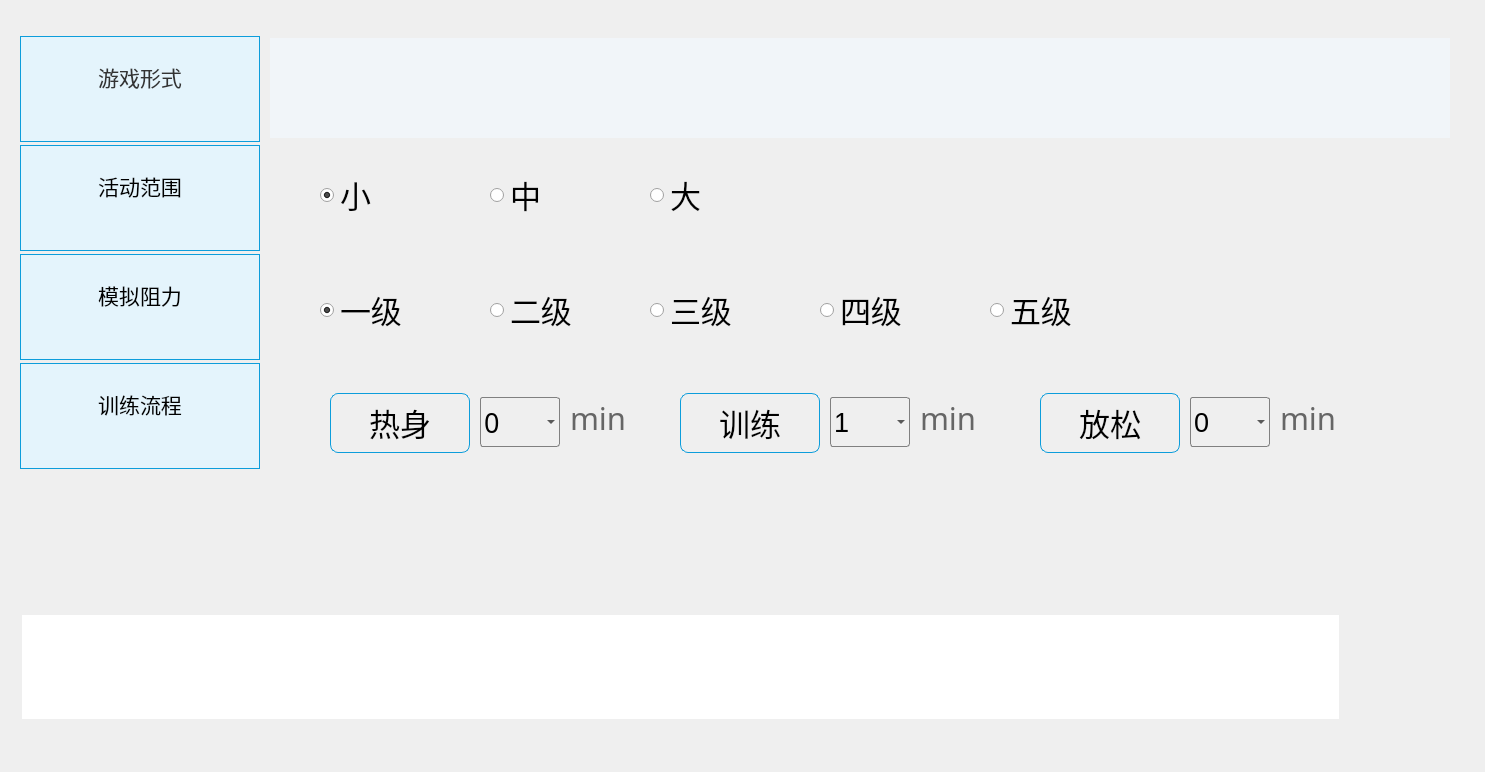
<?xml version="1.0" encoding="UTF-8"?>
<ui version="4.0">
 <class>CAgainstTrain</class>
 <widget class="QWidget" name="CAgainstTrain">
  <property name="geometry">
   <rect>
    <x>0</x>
    <y>0</y>
    <width>1485</width>
    <height>772</height>
   </rect>
  </property>
  <property name="windowTitle">
   <string>Form</string>
  </property>
  <widget class="QGroupBox" name="groupBox_7">
   <property name="geometry">
    <rect>
     <x>0</x>
     <y>0</y>
     <width>1512</width>
     <height>742</height>
    </rect>
   </property>
   <property name="styleSheet">
    <string notr="true">#groupBox_7{border:none;}</string>
   </property>
   <property name="title">
    <string/>
   </property>
   <widget class="QGroupBox" name="gameForm_GroupBox">
    <property name="geometry">
     <rect>
      <x>20</x>
      <y>36</y>
      <width>1481</width>
      <height>108</height>
     </rect>
    </property>
    <property name="styleSheet">
     <string notr="true">border:none;</string>
    </property>
    <property name="title">
     <string/>
    </property>
    <widget class="QLabel" name="label">
     <property name="geometry">
      <rect>
       <x>0</x>
       <y>0</y>
       <width>240</width>
       <height>106</height>
      </rect>
     </property>
     <property name="font">
      <font>
       <family>黑体</family>
       <pointsize>20</pointsize>
      </font>
     </property>
     <property name="styleSheet">
      <string notr="true">background: #E4F4FC;
border: 1px solid #0D9DDB;
color:#333333;</string>
     </property>
     <property name="text">
      <string>&lt;html&gt;&lt;head/&gt;&lt;body&gt;&lt;p&gt;&lt;img src=&quot;:/new/prefix1/release/source/image/game/gameForm.png&quot;/&gt;&lt;span style=&quot; font-size:24pt; vertical-align:super;&quot;&gt;游戏形式&lt;/span&gt;&lt;/p&gt;&lt;/body&gt;&lt;/html&gt;</string>
     </property>
     <property name="alignment">
      <set>Qt::AlignCenter</set>
     </property>
    </widget>
    <widget class="QListWidget" name="gameType_ListWidget">
     <property name="geometry">
      <rect>
       <x>250</x>
       <y>2</y>
       <width>1180</width>
       <height>100</height>
      </rect>
     </property>
     <property name="styleSheet">
      <string notr="true">background: #F1F5F9;</string>
     </property>
    </widget>
   </widget>
   <widget class="QGroupBox" name="scorp_GroupBox">
    <property name="geometry">
     <rect>
      <x>20</x>
      <y>145</y>
      <width>1481</width>
      <height>108</height>
     </rect>
    </property>
    <property name="styleSheet">
     <string notr="true">border:none;</string>
    </property>
    <property name="title">
     <string/>
    </property>
    <widget class="QLabel" name="label_3">
     <property name="geometry">
      <rect>
       <x>0</x>
       <y>0</y>
       <width>240</width>
       <height>106</height>
      </rect>
     </property>
     <property name="font">
      <font>
       <family>黑体</family>
       <pointsize>15</pointsize>
      </font>
     </property>
     <property name="styleSheet">
      <string notr="true">background: #E4F4FC;
border: 1px solid #0D9DDB;</string>
     </property>
     <property name="text">
      <string>&lt;html&gt;&lt;head/&gt;&lt;body&gt;&lt;p&gt;&lt;img src=&quot;:/new/prefix1/release/source/image/game/gameScorp.png&quot;/&gt;&lt;span style=&quot; font-size:24pt; vertical-align:super;&quot;&gt;活动范围&lt;/span&gt;&lt;/p&gt;&lt;/body&gt;&lt;/html&gt;</string>
     </property>
     <property name="alignment">
      <set>Qt::AlignCenter</set>
     </property>
    </widget>
    <widget class="QRadioButton" name="big_radioButton">
     <property name="geometry">
      <rect>
       <x>630</x>
       <y>30</y>
       <width>80</width>
       <height>40</height>
      </rect>
     </property>
     <property name="font">
      <font>
       <family>黑体</family>
       <pointsize>23</pointsize>
      </font>
     </property>
     <property name="styleSheet">
      <string notr="true">QRadioButton::indicator::unchecked {width: 32px;height: 18px;image:url(&quot;:/new/prefix1/release/source/image/track/radio.png&quot;);position:relative;left: 0px;right: 5px;top: 2px;bottom:4px;}
QRadioButton::indicator::checked {width: 32px;height: 18px;image:url(&quot;:/new/prefix1/release/source/image/track/radioChecked.png&quot;);position:relative;left: 0px;right: 5px;top: 2px;bottom:4px;}</string>
     </property>
     <property name="text">
      <string>大</string>
     </property>
    </widget>
    <widget class="QRadioButton" name="small_RadioButton">
     <property name="geometry">
      <rect>
       <x>300</x>
       <y>30</y>
       <width>80</width>
       <height>40</height>
      </rect>
     </property>
     <property name="font">
      <font>
       <family>黑体</family>
       <pointsize>23</pointsize>
      </font>
     </property>
     <property name="styleSheet">
      <string notr="true">QRadioButton::indicator::unchecked {width: 32px;height: 18px;image:url(&quot;:/new/prefix1/release/source/image/track/radio.png&quot;);position:relative;left: 0px;right: 5px;top: 2px;bottom:4px;}
QRadioButton::indicator::checked {width: 32px;height: 18px;image:url(&quot;:/new/prefix1/release/source/image/track/radioChecked.png&quot;);position:relative;left: 0px;right: 5px;top: 2px;bottom:4px;}</string>
     </property>
     <property name="text">
      <string>小</string>
     </property>
     <property name="checked">
      <bool>true</bool>
     </property>
    </widget>
    <widget class="QRadioButton" name="median_RadioButton">
     <property name="geometry">
      <rect>
       <x>470</x>
       <y>30</y>
       <width>80</width>
       <height>40</height>
      </rect>
     </property>
     <property name="font">
      <font>
       <family>黑体</family>
       <pointsize>23</pointsize>
      </font>
     </property>
     <property name="styleSheet">
      <string notr="true">QRadioButton::indicator::unchecked {width: 32px;height: 18px;image:url(&quot;:/new/prefix1/release/source/image/track/radio.png&quot;);position:relative;left: 0px;right: 5px;top: 2px;bottom:4px;}
QRadioButton::indicator::checked {width: 32px;height: 18px;image:url(&quot;:/new/prefix1/release/source/image/track/radioChecked.png&quot;);position:relative;left: 0px;right: 5px;top: 2px;bottom:4px;}</string>
     </property>
     <property name="text">
      <string>中</string>
     </property>
    </widget>
   </widget>
   <widget class="QGroupBox" name="trainSpeed_GroupBox">
    <property name="geometry">
     <rect>
      <x>20</x>
      <y>254</y>
      <width>1481</width>
      <height>108</height>
     </rect>
    </property>
    <property name="styleSheet">
     <string notr="true">border:none;</string>
    </property>
    <property name="title">
     <string/>
    </property>
    <widget class="QLabel" name="label_4">
     <property name="geometry">
      <rect>
       <x>0</x>
       <y>0</y>
       <width>240</width>
       <height>106</height>
      </rect>
     </property>
     <property name="font">
      <font>
       <family>黑体</family>
       <pointsize>15</pointsize>
      </font>
     </property>
     <property name="styleSheet">
      <string notr="true">background: #E4F4FC;
border: 1px solid #0D9DDB;</string>
     </property>
     <property name="text">
      <string>&lt;html&gt;&lt;head/&gt;&lt;body&gt;&lt;p&gt;&lt;img src=&quot;:/new/prefix1/release/source/image/game/againstLevel.png&quot;/&gt;&lt;span style=&quot; font-size:24pt; vertical-align:super;&quot;&gt;模拟阻力&lt;/span&gt;&lt;/p&gt;&lt;/body&gt;&lt;/html&gt;</string>
     </property>
     <property name="alignment">
      <set>Qt::AlignCenter</set>
     </property>
    </widget>
    <widget class="QRadioButton" name="level3_RadioButton">
     <property name="geometry">
      <rect>
       <x>630</x>
       <y>36</y>
       <width>111</width>
       <height>40</height>
      </rect>
     </property>
     <property name="font">
      <font>
       <family>黑体</family>
       <pointsize>23</pointsize>
      </font>
     </property>
     <property name="styleSheet">
      <string notr="true">QRadioButton::indicator::unchecked {width: 32px;height: 18px;image:url(&quot;:/new/prefix1/release/source/image/track/radio.png&quot;);position:relative;left: 0px;right: 5px;top: 2px;bottom:4px;}
QRadioButton::indicator::checked {width: 32px;height: 18px;image:url(&quot;:/new/prefix1/release/source/image/track/radioChecked.png&quot;);position:relative;left: 0px;right: 5px;top: 2px;bottom:4px;}</string>
     </property>
     <property name="text">
      <string>三级</string>
     </property>
    </widget>
    <widget class="QRadioButton" name="level1_RadioButton">
     <property name="geometry">
      <rect>
       <x>300</x>
       <y>36</y>
       <width>121</width>
       <height>40</height>
      </rect>
     </property>
     <property name="font">
      <font>
       <family>黑体</family>
       <pointsize>23</pointsize>
      </font>
     </property>
     <property name="styleSheet">
      <string notr="true">QRadioButton::indicator::unchecked {width: 32px;height: 18px;image:url(&quot;:/new/prefix1/release/source/image/track/radio.png&quot;);position:relative;left: 0px;right: 5px;top: 2px;bottom:4px;}
QRadioButton::indicator::checked {width: 32px;height: 18px;image:url(&quot;:/new/prefix1/release/source/image/track/radioChecked.png&quot;);position:relative;left: 0px;right: 5px;top: 2px;bottom:4px;}</string>
     </property>
     <property name="text">
      <string>一级</string>
     </property>
     <property name="checked">
      <bool>true</bool>
     </property>
    </widget>
    <widget class="QRadioButton" name="level2_RadioButton">
     <property name="geometry">
      <rect>
       <x>470</x>
       <y>36</y>
       <width>111</width>
       <height>40</height>
      </rect>
     </property>
     <property name="font">
      <font>
       <family>黑体</family>
       <pointsize>23</pointsize>
      </font>
     </property>
     <property name="styleSheet">
      <string notr="true">QRadioButton::indicator::unchecked {width: 32px;height: 18px;image:url(&quot;:/new/prefix1/release/source/image/track/radio.png&quot;);position:relative;left: 0px;right: 5px;top: 2px;bottom:4px;}
QRadioButton::indicator::checked {width: 32px;height: 18px;image:url(&quot;:/new/prefix1/release/source/image/track/radioChecked.png&quot;);position:relative;left: 0px;right: 5px;top: 2px;bottom:4px;}</string>
     </property>
     <property name="text">
      <string>二级</string>
     </property>
    </widget>
    <widget class="QRadioButton" name="level4_RadioButton">
     <property name="geometry">
      <rect>
       <x>800</x>
       <y>36</y>
       <width>111</width>
       <height>40</height>
      </rect>
     </property>
     <property name="font">
      <font>
       <family>黑体</family>
       <pointsize>23</pointsize>
      </font>
     </property>
     <property name="styleSheet">
      <string notr="true">QRadioButton::indicator::unchecked {width: 32px;height: 18px;image:url(&quot;:/new/prefix1/release/source/image/track/radio.png&quot;);position:relative;left: 0px;right: 5px;top: 2px;bottom:4px;}
QRadioButton::indicator::checked {width: 32px;height: 18px;image:url(&quot;:/new/prefix1/release/source/image/track/radioChecked.png&quot;);position:relative;left: 0px;right: 5px;top: 2px;bottom:4px;}</string>
     </property>
     <property name="text">
      <string>四级</string>
     </property>
    </widget>
    <widget class="QRadioButton" name="level5_RadioButton">
     <property name="geometry">
      <rect>
       <x>970</x>
       <y>36</y>
       <width>111</width>
       <height>40</height>
      </rect>
     </property>
     <property name="font">
      <font>
       <family>黑体</family>
       <pointsize>23</pointsize>
      </font>
     </property>
     <property name="styleSheet">
      <string notr="true">QRadioButton::indicator::unchecked {width: 32px;height: 18px;image:url(&quot;:/new/prefix1/release/source/image/track/radio.png&quot;);position:relative;left: 0px;right: 5px;top: 2px;bottom:4px;}
QRadioButton::indicator::checked {width: 32px;height: 18px;image:url(&quot;:/new/prefix1/release/source/image/track/radioChecked.png&quot;);position:relative;left: 0px;right: 5px;top: 2px;bottom:4px;}</string>
     </property>
     <property name="text">
      <string>五级</string>
     </property>
    </widget>
   </widget>
   <widget class="QGroupBox" name="process_GroupBox">
    <property name="geometry">
     <rect>
      <x>20</x>
      <y>363</y>
      <width>1481</width>
      <height>108</height>
     </rect>
    </property>
    <property name="styleSheet">
     <string notr="true">#process_GroupBox{border:none;}</string>
    </property>
    <property name="title">
     <string/>
    </property>
    <widget class="QLabel" name="label_6">
     <property name="geometry">
      <rect>
       <x>0</x>
       <y>0</y>
       <width>240</width>
       <height>106</height>
      </rect>
     </property>
     <property name="font">
      <font>
       <family>黑体</family>
       <pointsize>15</pointsize>
      </font>
     </property>
     <property name="styleSheet">
      <string notr="true">background: #E4F4FC;
border: 1px solid #0D9DDB;</string>
     </property>
     <property name="text">
      <string>&lt;html&gt;&lt;head/&gt;&lt;body&gt;&lt;p&gt;&lt;img src=&quot;:/new/prefix1/release/source/image/game/gameProcess.png&quot;/&gt;&lt;span style=&quot; font-size:24pt; vertical-align:super;&quot;&gt;训练流程&lt;/span&gt;&lt;/p&gt;&lt;/body&gt;&lt;/html&gt;</string>
     </property>
     <property name="alignment">
      <set>Qt::AlignCenter</set>
     </property>
    </widget>
    <widget class="QLabel" name="label_7">
     <property name="geometry">
      <rect>
       <x>310</x>
       <y>30</y>
       <width>140</width>
       <height>60</height>
      </rect>
     </property>
     <property name="font">
      <font>
       <family>黑体</family>
       <pointsize>23</pointsize>
      </font>
     </property>
     <property name="styleSheet">
      <string notr="true">border-radius: 8px;
border: 1px solid #0D9DDB;</string>
     </property>
     <property name="text">
      <string>热身</string>
     </property>
     <property name="alignment">
      <set>Qt::AlignCenter</set>
     </property>
    </widget>
    <widget class="QComboBox" name="warmUp_ComboBox">
     <property name="geometry">
      <rect>
       <x>460</x>
       <y>34</y>
       <width>80</width>
       <height>50</height>
      </rect>
     </property>
     <property name="font">
      <font>
       <family>Microsoft YaHei</family>
       <pointsize>20</pointsize>
       <weight>50</weight>
       <italic>false</italic>
       <bold>false</bold>
      </font>
     </property>
     <property name="layoutDirection">
      <enum>Qt::LeftToRight</enum>
     </property>
     <property name="styleSheet">
      <string notr="true">QComboBox {
    border: 1px solid gray;   /* 边框 */
    border-radius: 3px;   /* 圆角 */
    padding: 1px 18px 1px 3px;   /* 字体填衬 */
    color: #000;
    background: transparent;
}</string>
     </property>
     <item>
      <property name="text">
       <string>0</string>
      </property>
     </item>
     <item>
      <property name="text">
       <string>2</string>
      </property>
     </item>
     <item>
      <property name="text">
       <string>5</string>
      </property>
     </item>
     <item>
      <property name="text">
       <string>10</string>
      </property>
     </item>
    </widget>
    <widget class="QLabel" name="label_10">
     <property name="geometry">
      <rect>
       <x>660</x>
       <y>30</y>
       <width>140</width>
       <height>60</height>
      </rect>
     </property>
     <property name="font">
      <font>
       <family>黑体</family>
       <pointsize>23</pointsize>
      </font>
     </property>
     <property name="styleSheet">
      <string notr="true">border-radius: 8px;
border: 1px solid #0D9DDB;</string>
     </property>
     <property name="text">
      <string>训练</string>
     </property>
     <property name="alignment">
      <set>Qt::AlignCenter</set>
     </property>
    </widget>
    <widget class="QComboBox" name="train_ComboBox">
     <property name="geometry">
      <rect>
       <x>810</x>
       <y>34</y>
       <width>80</width>
       <height>50</height>
      </rect>
     </property>
     <property name="font">
      <font>
       <pointsize>20</pointsize>
      </font>
     </property>
     <property name="styleSheet">
      <string notr="true">QComboBox {
    border: 1px solid gray;   /* 边框 */
    border-radius: 3px;   /* 圆角 */
    padding: 1px 18px 1px 3px;   /* 字体填衬 */
    color: #000;
    background: transparent;
}</string>
     </property>
     <item>
      <property name="text">
       <string>1</string>
      </property>
     </item>
     <item>
      <property name="text">
       <string>5</string>
      </property>
     </item>
     <item>
      <property name="text">
       <string>10</string>
      </property>
     </item>
     <item>
      <property name="text">
       <string>15</string>
      </property>
     </item>
     <item>
      <property name="text">
       <string>20</string>
      </property>
     </item>
     <item>
      <property name="text">
       <string>30</string>
      </property>
     </item>
    </widget>
    <widget class="QLabel" name="label_12">
     <property name="geometry">
      <rect>
       <x>1020</x>
       <y>30</y>
       <width>140</width>
       <height>60</height>
      </rect>
     </property>
     <property name="font">
      <font>
       <family>黑体</family>
       <pointsize>23</pointsize>
      </font>
     </property>
     <property name="styleSheet">
      <string notr="true">border-radius: 8px;
border: 1px solid #0D9DDB;</string>
     </property>
     <property name="text">
      <string>放松</string>
     </property>
     <property name="alignment">
      <set>Qt::AlignCenter</set>
     </property>
    </widget>
    <widget class="QComboBox" name="relax_ComboBox">
     <property name="geometry">
      <rect>
       <x>1170</x>
       <y>34</y>
       <width>80</width>
       <height>50</height>
      </rect>
     </property>
     <property name="font">
      <font>
       <pointsize>20</pointsize>
      </font>
     </property>
     <property name="styleSheet">
      <string notr="true">QComboBox {
    border: 1px solid gray;   /* 边框 */
    border-radius: 3px;   /* 圆角 */
    padding: 1px 18px 1px 3px;   /* 字体填衬 */
    color: #000;
    background: transparent;
}</string>
     </property>
     <item>
      <property name="text">
       <string>0</string>
      </property>
     </item>
     <item>
      <property name="text">
       <string>3</string>
      </property>
     </item>
     <item>
      <property name="text">
       <string>5</string>
      </property>
     </item>
    </widget>
    <widget class="QLabel" name="label_8">
     <property name="geometry">
      <rect>
       <x>550</x>
       <y>40</y>
       <width>61</width>
       <height>30</height>
      </rect>
     </property>
     <property name="font">
      <font>
       <family>黑体</family>
       <pointsize>23</pointsize>
      </font>
     </property>
     <property name="styleSheet">
      <string notr="true">color: #666666;</string>
     </property>
     <property name="text">
      <string>min</string>
     </property>
    </widget>
    <widget class="QLabel" name="label_9">
     <property name="geometry">
      <rect>
       <x>900</x>
       <y>40</y>
       <width>61</width>
       <height>30</height>
      </rect>
     </property>
     <property name="font">
      <font>
       <family>黑体</family>
       <pointsize>23</pointsize>
      </font>
     </property>
     <property name="styleSheet">
      <string notr="true">color: #666666;</string>
     </property>
     <property name="text">
      <string>min</string>
     </property>
    </widget>
    <widget class="QLabel" name="label_13">
     <property name="geometry">
      <rect>
       <x>1260</x>
       <y>40</y>
       <width>61</width>
       <height>30</height>
      </rect>
     </property>
     <property name="font">
      <font>
       <family>黑体</family>
       <pointsize>23</pointsize>
      </font>
     </property>
     <property name="styleSheet">
      <string notr="true">color: #666666;</string>
     </property>
     <property name="text">
      <string>min</string>
     </property>
    </widget>
   </widget>
   <widget class="QGroupBox" name="gameLevel_GroupBox">
    <property name="geometry">
     <rect>
      <x>10</x>
      <y>600</y>
      <width>1341</width>
      <height>131</height>
     </rect>
    </property>
    <property name="styleSheet">
     <string notr="true">border:none;</string>
    </property>
    <property name="title">
     <string/>
    </property>
    <layout class="QGridLayout" name="gridLayout">
     <item row="0" column="0">
      <widget class="QListWidget" name="gameLevel_ListWidget"/>
     </item>
    </layout>
   </widget>
  </widget>
 </widget>
 <resources/>
 <connections/>
</ui>
